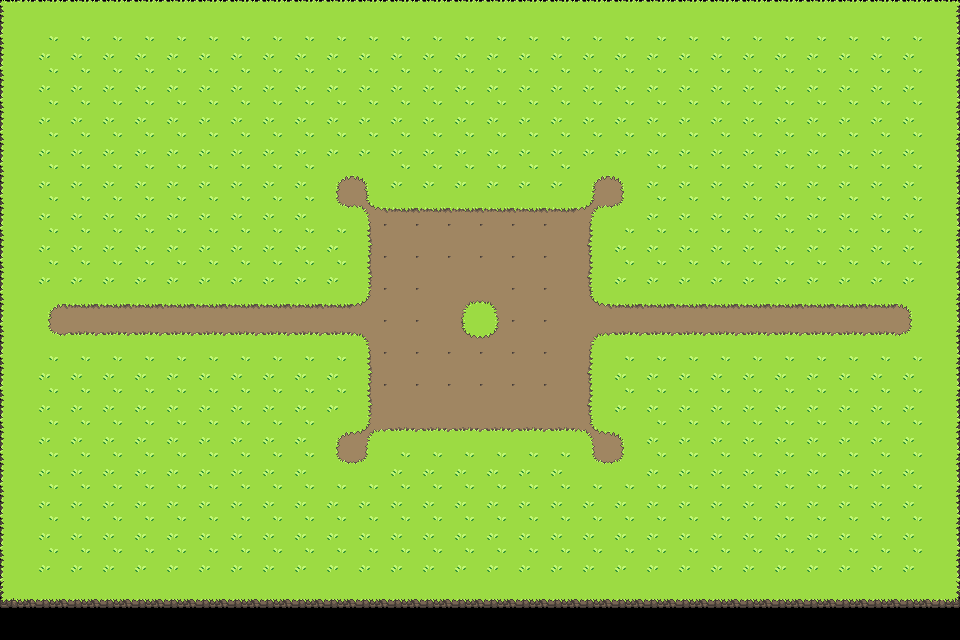

This is a level from a 2D game, rendered from its Tiled map with the project's own tilesets. A one-line summary and the complete map file follow:
An orthogonal 30x20 tile map with 32x32 px tiles, 1 tile layer (L1).

<map version="1.10" tiledversion="1.10.2" orientation="orthogonal" renderorder="right-down" width="30" height="20" tilewidth="32" tileheight="32" infinite="0" nextlayerid="3" nextobjectid="1">
 <tileset firstgid="1" name="forest" tilewidth="32" tileheight="32" tilecount="160" columns="10">
  <image source="terrain.png" width="320" height="512" />
 </tileset>
 <layer id="1" name="L1" width="30" height="20">
  <data encoding="csv">
45,46,46,46,46,46,46,46,46,46,46,46,46,46,46,46,46,46,46,46,46,46,46,46,46,46,46,46,46,47,
55,56,56,56,56,56,56,56,56,56,56,56,56,56,56,56,56,56,56,56,56,56,56,56,56,56,56,56,56,57,
55,56,56,56,56,56,56,56,56,56,56,56,56,56,56,56,56,56,56,56,56,56,56,56,56,56,56,56,56,57,
55,56,56,56,56,56,56,56,56,56,56,56,56,56,56,56,56,56,56,56,56,56,56,56,56,56,56,56,56,57,
55,56,56,56,56,56,56,56,56,56,56,56,56,56,56,56,56,56,56,56,56,56,56,56,56,56,56,56,56,57,
55,56,56,56,56,56,56,56,56,56,87,88,56,56,56,56,56,56,87,88,56,56,56,56,56,56,56,56,56,57,
55,56,56,56,56,56,56,56,56,56,97,104,62,62,62,62,62,62,103,98,56,56,56,56,56,56,56,56,56,57,
55,56,56,56,56,56,56,56,56,56,56,53,92,92,92,92,92,92,51,56,56,56,56,56,56,56,56,56,56,57,
55,56,56,56,56,56,56,56,56,56,56,53,92,92,92,92,92,92,51,56,56,56,56,56,56,56,56,56,56,57,
55,87,62,62,62,62,62,62,62,62,62,96,92,92,85,86,92,92,95,62,62,62,62,62,62,62,62,62,88,57,
55,97,42,42,42,42,42,42,42,42,42,86,92,92,95,96,92,92,85,42,42,42,42,42,42,42,42,42,98,57,
55,56,56,56,56,56,56,56,56,56,56,53,92,92,92,92,92,92,51,56,56,56,56,56,56,56,56,56,56,57,
55,56,56,56,56,56,56,56,56,56,56,53,92,92,92,92,92,92,51,56,56,56,56,56,56,56,56,56,56,57,
55,56,56,56,56,56,56,56,56,56,87,103,42,42,42,42,42,42,104,88,56,56,56,56,56,56,56,56,56,57,
55,56,56,56,56,56,56,56,56,56,97,98,56,56,56,56,56,56,97,98,56,56,56,56,56,56,56,56,56,57,
55,56,56,56,56,56,56,56,56,56,56,56,56,56,56,56,56,56,56,56,56,56,56,56,56,56,56,56,56,57,
55,56,56,56,56,56,56,56,56,56,56,56,56,56,56,56,56,56,56,56,56,56,56,56,56,56,56,56,56,57,
55,56,56,56,56,56,56,56,56,56,56,56,56,56,56,56,56,56,56,56,56,56,56,56,56,56,56,56,56,57,
65,66,66,66,66,66,66,66,66,66,66,66,66,66,66,66,66,66,66,66,66,66,66,66,66,66,66,66,66,67,
0,0,0,0,0,0,0,0,0,0,0,0,0,0,0,0,0,0,0,0,0,0,0,0,0,0,0,0,0,0
</data>
 </layer>
</map>
